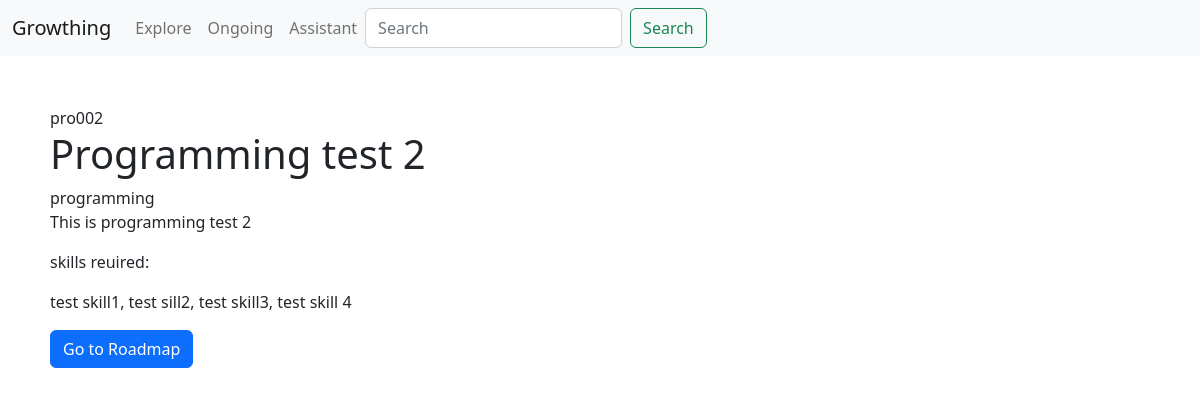
Screenshot of /project/pro002/ with the database file from the repository.
### appname/models.py (models this page shows, shortened)
class Project(models.Model):
    title = models.CharField(max_length=100)
    description = models.TextField()
    skills = models.CharField(max_length=200)
    genre = models.CharField(max_length=20, choices=genre, default='misc')
    project_id = models.CharField(max_length=100)

### appname/views.py (the view)
# urls.py: path("project/<str:pk>/", views.project_content, name="project"),
def project_content(request,pk):
    project = Project.objects.get(project_id = pk)
    return render(request,'project.html', context={'project':project })

### templates/project.html (shortened to what this page needs)
<!DOCTYPE html>
<html>
<head>
  <link rel="stylesheet" type="text/css" href="styles.css">
  <link href="https://cdn.jsdelivr.net/npm/bootstrap@5.2.3/dist/css/bootstrap.min.css" rel="stylesheet">
</head>
<body>
  <div class="sticky-top">
    <nav class="navbar navbar-expand-lg bg-light">
      <div class="container-fluid">
        <a class="navbar-brand" href="/">Growthing</a>
        <div class="collapse navbar-collapse" id="navbarNav">
          <ul class="navbar-nav">
            <li class="nav-item">
              <a class="nav-link" href="/explore">Explore</a>
            </li>
            <li class="nav-item">
              <a class="nav-link" href="/ongoing">Ongoing</a>
            </li>
            <li class="nav-item">
              <a class="nav-link" href="/assistant">Assistant</a>
            </li>
            <form class="d-flex" role="search">
              <input class="form-control me-2" type="search" placeholder="Search" aria-label="Search">
              <button class="btn btn-outline-success" type="submit">Search</button>
            </form>
          </ul>
        </div>
      </div>
    </nav>
  </div>
  <main>
    <div class="project_page">
    {{project.project_id}}
    <h1>{{project.title}}</h1>
    {{project.genre}}
    <p>{{project.description}}</p>
    <div>
      <p>skills reuired:</p>
      <p>{{project.skills}}</p>
      <a href="{% url 'roadmap' pk=project.project_id %}" class="btn btn-primary">Go to Roadmap</a>
    </div>
</body>
</html>

### templates/project.html (style rules this page uses)
.project_page { padding: 50px; }

### rows the page displays
Project: project_id "pro002", title "Programming test 2", genre "programming", description "This is programming test 2", skills "test skill1, test sill2, test skill3, test skill 4"
